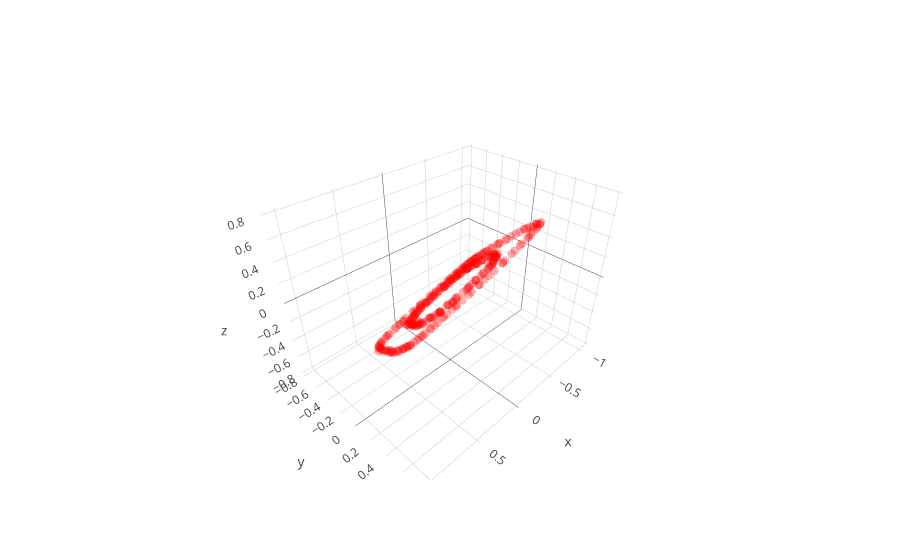

The cell this chart's notebook holds for it:
### Code cell
# view 3D
trace1 = go.Scatter3d(
    x=projected_mine[:,0],
    y=projected_mine[:,1],
    z=projected_mine[:,2],
    mode='markers',
    line=dict(color='red',width=0.5),
    marker=dict(size=3,opacity=0.3)
)
data = [trace1]
fig  = go.Figure(data=data)
iplot(fig)

### Figure 1 — Plotly figure (JSON) as saved in the notebook; plotly's stock layout.template omitted (floating-point values rounded to 4 significant figures; data arrays with more than 128 entries replaced by an {"elided": "..."} marker saying what was removed)
{"data": [{"line": {"color": "red", "width": 0.5}, "marker": {"opacity": 0.3, "size": 3}, "mode": "markers", "type": "scatter3d", "uid": "80ace5e0-329d-4546-b9e3-0d38a46d3397", "x": {"elided": "300 float values"}, "y": {"elided": "300 float values"}, "z": {"elided": "300 float values"}}], "layout": {}}
